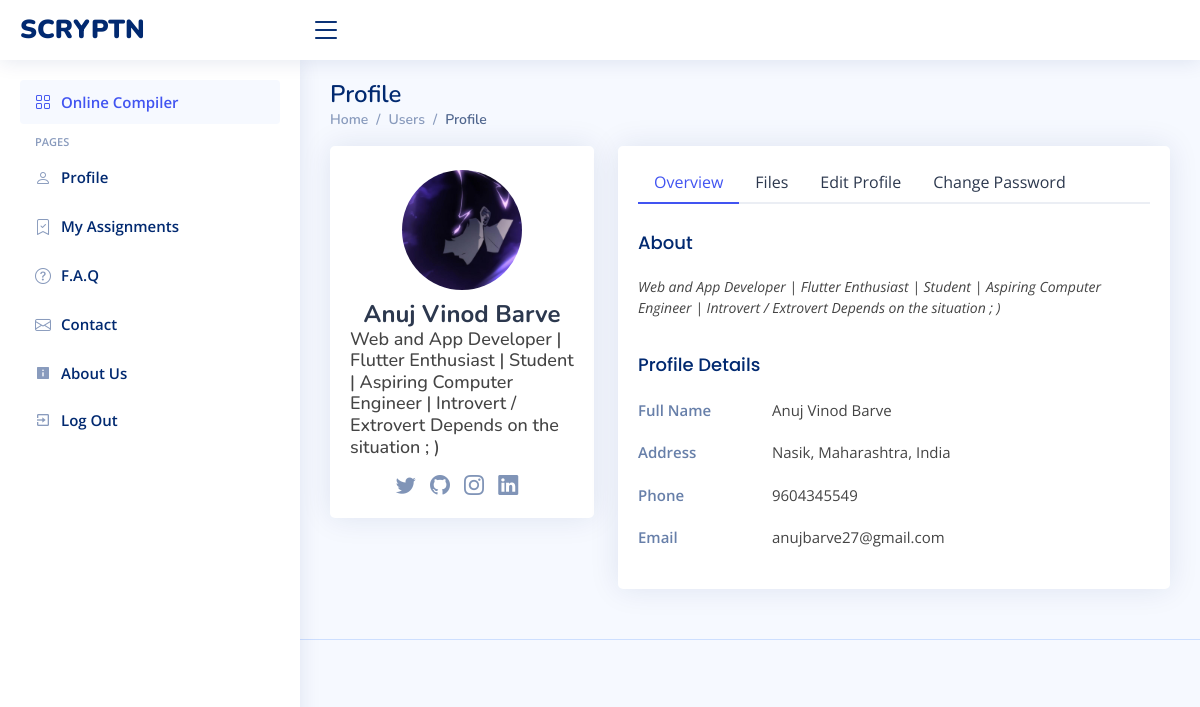
Screenshot of /student/users-profile.php (signed in) with the database file from the repository.
### tables this page shows
CREATE TABLE `users` (
  `userID` int(11) NOT NULL,
  `userName` varchar(128) NOT NULL,
  `userEmail` varchar(128) NOT NULL,
  `userAddr` varchar(255) DEFAULT NULL,
  `userPhone` varchar(255) DEFAULT NULL,
  `userUid` varchar(128) NOT NULL,
  `userPwd` varchar(128) NOT NULL,
  `user_ln` text DEFAULT NULL,
  `user_gh` text DEFAULT NULL,
  `user_in` varchar(255) DEFAULT NULL,
  `user_tw` varchar(255) DEFAULT NULL,
  `user_desc` text DEFAULT NULL,
  `user_photo` varchar(255) DEFAULT NULL,
  `last_login` bigint(20) DEFAULT NULL,
  `assigned_course` int(11) DEFAULT NULL
);

### student/users-profile.php (the view, shortened to what this page needs)
<!DOCTYPE html>
<html lang="en">
<head>
  <link href="../assets/vendor/bootstrap/css/bootstrap.min.css" rel="stylesheet" />
  <link href="../assets/vendor/bootstrap-icons/bootstrap-icons.css" rel="stylesheet" />
  <link href="../assets/vendor/boxicons/css/boxicons.min.css" rel="stylesheet" />
  <link href="../assets/vendor/quill/quill.snow.css" rel="stylesheet" />
  <link href="../assets/vendor/quill/quill.bubble.css" rel="stylesheet" />
  <link href="../assets/vendor/remixicon/remixicon.css" rel="stylesheet" />
  <link href="../assets/vendor/simple-datatables/style.css" rel="stylesheet" />
  <link href="../assets/css/style.css" rel="stylesheet" />
</head>
<body>
  <?php include './includes/header.php'; ?>
  <?php include './includes/sidenav.php'; ?>
  <main id="main" class="main">
    <div class="pagetitle">
      <h1>Profile</h1>
      <nav>
        <ol class="breadcrumb">
          <li class="breadcrumb-item"><a href="index.html">Home</a></li>
          <li class="breadcrumb-item">Users</li>
          <li class="breadcrumb-item active">Profile</li>
        </ol>
      </nav>
    </div>
    <section class="section profile">
      <?php
      $servername = "localhost";
      $username = "root";
      $password = "";
      $databasename = "scr";
      $conn = new mysqli(
        $servername,
        $username,
        $password,
        $databasename
      );
      $id = $_SESSION["userID"];
      $query = "SELECT * FROM `users` WHERE userID = $id";
      $result = $conn->query($query);
      $data = $result->fetch_assoc();
      ?>
      <div class="row">
        <div class="col-xl-4">
          <div class="card">
            <div class="card-body profile-card pt-4 d-flex flex-column align-items-center">
              <img src="../inc/user-data/profile-photos/<?php if ($data["user_photo"]) {
                                                          echo $data["user_photo"];
                                                        } else {
                                                          echo "default.jpg";
                                                        }; ?>" alt="Profile" class="rounded-circle" />
              <h2><?php echo $data["userName"]; ?></h2>
              <h3><?php echo $data["user_desc"]; ?></h3>
              <div class="social-links mt-2">
                <a href="<?php echo $data["user_tw"]; ?>" class="twitter"><i class="bi bi-twitter"></i></a>
                <a href="<?php echo $data["user_gh"]; ?>" class="github"><i class="bi bi-github"></i></a>
                <a href="<?php echo $data["user_in"]; ?>" class="instagram"><i class="bi bi-instagram"></i></a>
                <a href="<?php echo $data["user_ln"]; ?>" class="linkedin"><i class="bi bi-linkedin"></i></a>
              </div>
            </div>
          </div>
        </div>
        <div class="col-xl-8">
          <div class="card">
            <div class="card-body pt-3">
              <ul class="nav nav-tabs nav-tabs-bordered">
                <li class="nav-item">
                  <button class="nav-link active" data-bs-toggle="tab" data-bs-target="#profile-overview">
                    Overview
                  </button>
                </li>
                <li class="nav-item">
                  <button class="nav-link" data-bs-toggle="tab" data-bs-target="#user-files">
                    Files
                  </button>
                </li>
                <li class="nav-item">
                  <button class="nav-link" data-bs-toggle="tab" data-bs-target="#profile-edit">
                    Edit Profile
                  </button>
                </li>
                <li class="nav-item">
                  <button class="nav-link" data-bs-toggle="tab" data-bs-target="#profile-change-password">
                    Change Password
                  </button>
                </li>
              </ul>
              <div class="tab-content pt-2">
                <div class="tab-pane fade show active profile-overview" id="profile-overview">
                  <h5 class="card-title">About</h5>
                  <p class="small fst-italic">
                    <?php echo $data["user_desc"]; ?>
                  </p>
                  <h5 class="card-title">Profile Details</h5>
                  <div class="row">
                    <div class="col-lg-3 col-md-4 label">Full Name</div>
                    <div class="col-lg-9 col-md-8"><?php echo $data["userName"]; ?></div>
                  </div>
                  <div class="row">
                    <div class="col-lg-3 col-md-4 label">Address</div>
                    <div class="col-lg-9 col-md-8">
                      <?php echo $data["userAddr"]; ?>
                    </div>
                  </div>
                  <div class="row">
                    <div class="col-lg-3 col-md-4 label">Phone</div>
                    <div class="col-lg-9 col-md-8"><?php echo $data["userPhone"]; ?></div>
                  </div>
                  <div class="row">
                    <div class="col-lg-3 col-md-4 label">Email</div>
                    <div class="col-lg-9 col-md-8">
                      <?php echo $data["userEmail"]; ?>
                    </div>
                  </div>
                </div>
              </div>
            </div>
          </div>
        </div>
      </div>
    </section>
  </main>
  <footer id="footer" class="footer">
  </footer>
</body>
</html>

### assets/css/style.css (style rules this page uses)
:root { scroll-behavior: smooth; }
body { font-family: "Open Sans", sans-serif; background: #f6f9ff; color: #444444; }
a { color: #4154f1; text-decoration: none; }
h1, h2, h3, h4, h5, h6 { font-family: "Nunito", sans-serif; }
#main { margin-top: 60px; padding: 20px 30px; transition: all 0.3s; }
.pagetitle { margin-bottom: 10px; }
.pagetitle h1 { font-size: 24px; margin-bottom: 0; font-weight: 600; color: #012970; }
.card { margin-bottom: 30px; border: none; border-radius: 5px; box-shadow: 0px 0 30px rgba(1, 41, 112, 0.1); }
.card-title { padding: 20px 0 15px 0; font-size: 18px; font-weight: 500; color: #012970; font-family: "Poppins", sans-serif; }
.card-body { padding: 0 20px 20px 20px; }
.breadcrumb { font-size: 14px; font-family: "Nunito", sans-serif; color: #899bbd; font-weight: 600; }
.breadcrumb a { color: #899bbd; transition: 0.3s; }
.breadcrumb .breadcrumb-item::before { color: #899bbd; }
.breadcrumb .active { color: #51678f; font-weight: 600; }
.nav-tabs-bordered { border-bottom: 2px solid #ebeef4; }
.nav-tabs-bordered .nav-link { margin-bottom: -2px; border: none; color: #2c384e; }
.nav-tabs-bordered .nav-link.active { background-color: #fff; color: #4154f1; border-bottom: 2px solid #4154f1; }
@media (min-width: 1200px) { #main, #footer { margin-left: 300px; } }
.profile .profile-card img { max-width: 120px; }
.profile .profile-card h2 { font-size: 24px; font-weight: 700; color: #2c384e; margin: 10px 0 0 0; }
.profile .profile-card h3 { font-size: 18px; }
.profile .profile-card .social-links a { font-size: 20px; display: inline-block; color: rgba(1, 41, 112, 0.5); line-height: 0; margin-right: 10px; transition: 0.3s; }
.profile .profile-overview .row { margin-bottom: 20px; font-size: 15px; }
.profile .profile-overview .card-title { color: #012970; }
.profile .profile-overview .label { font-weight: 600; color: rgba(1, 41, 112, 0.6); }
.footer { padding: 20px 0; font-size: 14px; transition: all 0.3s; border-top: 1px solid #cddfff; }

### rows the page displays
users: user_photo (picture), userName "Anuj Vinod Barve", user_desc "Web and App Developer | Flutter Enthusiast | Student | Aspiring Computer Engineer | Introvert / Extrovert Depends on the situation ; )", userAddr "Nasik, Maharashtra, India", userPhone "9604345549", userEmail "anujbarve27@gmail.com"
